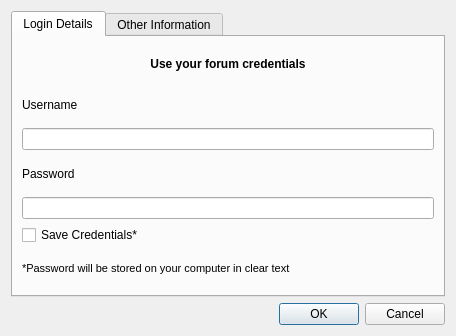
<?xml version="1.0" encoding="UTF-8"?>
<ui version="4.0">
 <class>ForumInteractionForm</class>
 <widget class="QDialog" name="ForumInteractionForm">
  <property name="geometry">
   <rect>
    <x>0</x>
    <y>0</y>
    <width>456</width>
    <height>336</height>
   </rect>
  </property>
  <property name="windowTitle">
   <string>Dialog</string>
  </property>
  <layout class="QVBoxLayout" name="verticalLayout">
   <item>
    <widget class="QTabWidget" name="otherInfoTab">
     <property name="currentIndex">
      <number>0</number>
     </property>
     <widget class="QWidget" name="loginTab">
      <attribute name="title">
       <string>Login Details</string>
      </attribute>
      <layout class="QVBoxLayout" name="verticalLayout_2">
       <item>
        <widget class="QLabel" name="label_4">
         <property name="font">
          <font>
           <weight>75</weight>
           <bold>true</bold>
          </font>
         </property>
         <property name="text">
          <string>Use your forum credentials</string>
         </property>
         <property name="alignment">
          <set>Qt::AlignCenter</set>
         </property>
        </widget>
       </item>
       <item>
        <widget class="QLabel" name="label">
         <property name="text">
          <string>Username</string>
         </property>
        </widget>
       </item>
       <item>
        <widget class="QLineEdit" name="userNameLE"/>
       </item>
       <item>
        <widget class="QLabel" name="label_2">
         <property name="text">
          <string>Password</string>
         </property>
        </widget>
       </item>
       <item>
        <widget class="QLineEdit" name="passwordLE">
         <property name="echoMode">
          <enum>QLineEdit::Password</enum>
         </property>
        </widget>
       </item>
       <item>
        <widget class="QCheckBox" name="saveCredentialsCB">
         <property name="text">
          <string>Save Credentials*</string>
         </property>
        </widget>
       </item>
       <item>
        <widget class="QLabel" name="label_3">
         <property name="font">
          <font>
           <pointsize>8</pointsize>
          </font>
         </property>
         <property name="text">
          <string>*Password will be stored on your computer in clear text</string>
         </property>
        </widget>
       </item>
      </layout>
     </widget>
     <widget class="QWidget" name="ttt">
      <attribute name="title">
       <string>Other Information</string>
      </attribute>
      <layout class="QVBoxLayout" name="verticalLayout_3">
       <item>
        <widget class="QLabel" name="label_5">
         <property name="text">
          <string>Aircraft Description</string>
         </property>
        </widget>
       </item>
       <item>
        <widget class="QTextEdit" name="aircraftDescriptionTE">
         <property name="acceptRichText">
          <bool>false</bool>
         </property>
        </widget>
       </item>
       <item>
        <widget class="QLabel" name="label_6">
         <property name="text">
          <string>Observations</string>
         </property>
        </widget>
       </item>
       <item>
        <widget class="QTextEdit" name="observationsTE">
         <property name="acceptRichText">
          <bool>false</bool>
         </property>
        </widget>
       </item>
      </layout>
     </widget>
    </widget>
   </item>
   <item>
    <widget class="QDialogButtonBox" name="buttonBox">
     <property name="orientation">
      <enum>Qt::Horizontal</enum>
     </property>
     <property name="standardButtons">
      <set>QDialogButtonBox::Cancel|QDialogButtonBox::Ok</set>
     </property>
    </widget>
   </item>
  </layout>
 </widget>
 <resources/>
 <connections>
  <connection>
   <sender>buttonBox</sender>
   <signal>accepted()</signal>
   <receiver>ForumInteractionForm</receiver>
   <slot>accept()</slot>
   <hints>
    <hint type="sourcelabel">
     <x>227</x>
     <y>315</y>
    </hint>
    <hint type="destinationlabel">
     <x>227</x>
     <y>167</y>
    </hint>
   </hints>
  </connection>
  <connection>
   <sender>buttonBox</sender>
   <signal>rejected()</signal>
   <receiver>ForumInteractionForm</receiver>
   <slot>reject()</slot>
   <hints>
    <hint type="sourcelabel">
     <x>227</x>
     <y>315</y>
    </hint>
    <hint type="destinationlabel">
     <x>227</x>
     <y>167</y>
    </hint>
   </hints>
  </connection>
 </connections>
</ui>
